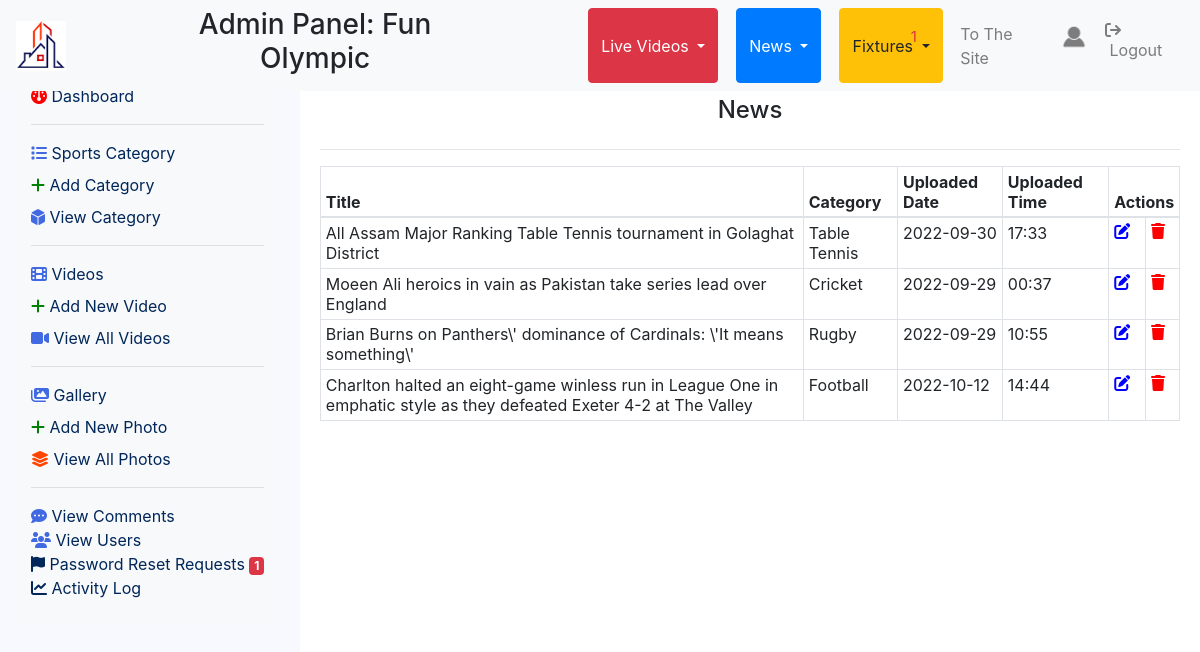
The page /admin/view_news.php (signed in) on the database its author committed.
### tables this page shows
CREATE TABLE `users` (
  `uid` int(11) NOT NULL,
  `fullname` varchar(255) NOT NULL,
  `phone` varchar(255) NOT NULL,
  `nationality` varchar(255) NOT NULL,
  `email` varchar(255) NOT NULL,
  `profile_image` varchar(255) NOT NULL,
  `username` varchar(255) NOT NULL,
  `password` varchar(255) NOT NULL,
  `status` varchar(255) NOT NULL,
  `registered_date` varchar(255) NOT NULL,
  `is_admin` int(11) NOT NULL,
  `last_login` varchar(255) NOT NULL
);

CREATE TABLE `news` (
  `nid` int(11) NOT NULL,
  `news_title` varchar(255) NOT NULL,
  `news_description` varchar(255) NOT NULL,
  `news_thumbnail` varchar(255) NOT NULL,
  `news_category` varchar(255) NOT NULL,
  `uploaded_date` varchar(255) NOT NULL,
  `uploaded_time` varchar(255) NOT NULL
);

### admin/functions.php (called while the page is built, shortened)
<?php include "../db.php"?>
<?php
function recordCount($table){
    global $connection;
    $query = "SELECT * FROM " . $table;
    $select_from_table = mysqli_query($connection, $query);
    $result = mysqli_num_rows($select_from_table);
    return $result;
}
?>

### admin/view_news.php (the view, shortened to what this page needs)
<?php include "admin_header.php" ?>
<div class="col-md-3" id="sidebar">
    <?php include "sidebar.php"?>
</div>
<div class="col-md-9" id="main-container">
    <h4 class="text-center">News</h4>
        <?php
        if(recordCount('news')==0){
            echo"<h5 class='text-danger'>No news</h5>";
        }
        else{
        echo "<div class='row'>
                <div class='col-md-12'>
                    <div class='table-responsive'>
                        <table class='table table-bordered table-sm'>
                            <hr>
                            <thead>
                                <tr>
                                    <th>Title</th>
                                    <th>Category</th>
                                    <th>Uploaded Date</th>
                                    <th>Uploaded Time</th>
                                    <th colspan='3'>Actions</th>
                                </tr>
                            </thead>
                            <tbody>";
                            $query = 'SELECT * FROM news';
                            $select_news = mysqli_query($connection, $query);
                            while($row = mysqli_fetch_assoc($select_news)) {
                                $nid                = $row['nid'];
                                $news_title     = $row['news_title'];
                                $news_category     = $row['news_category'];
                                $uploaded_date     = $row['uploaded_date'];
                                $uploaded_time     = $row['uploaded_time'];
                                echo "<tr>
                            <td>$news_title</td>
                            <td>$news_category</td>
                            <td>$uploaded_date</td>
                            <td>$uploaded_time</td>
                            <td><a href='edit_news.php?edit=$nid&title=$news_title' style='color:blue' data-toggle='tooltip' data-placement='bottom' title='edit'><i class='fa-solid fa-pen-to-square'></i></a></td>
                            <td><a href='view_news.php?delete=$nid&title=$news_title'  style='color:Red' onClick=\"javascript: return confirm('Are you sure you want to delete?'); \" data-toggle='tooltip' data-placement='bottom' title='delete'><i class='fa-solid fa-trash'></i></a></td>
                            </tr>";
                            }
                            echo "</tbody>
                        </table>
                    </div>
                </div>
            </div>";
        }?>
</div>
<?php include "admin_footer.php" ?>

### admin/admin_header.php (shortened to what this page needs)
<?php include "functions.php" ?>
<?php
$username = $_SESSION['username'];
?>
<!DOCTYPE html>
<html lang="en">
<head>
    <link rel="stylesheet" href="https://stackpath.bootstrapcdn.com/bootstrap/4.5.0/css/bootstrap.min.css">
    <link rel="stylesheet" href="https://maxcdn.bootstrapcdn.com/font-awesome/4.7.0/css/font-awesome.min.css">
    <link rel="stylesheet" href="css/style.css">
</head>
<body>
    <div class="container-fluid">
        <nav class="navbar navbar-expand-md fixed-top navbar-light bg-light">
            <a class="navbar-brand" href="../admin/"><img src="../images/logo.png" height="50" width="50" alt=""></a>
            <div class="collapse navbar-collapse" id="navbarNav">
                <ul class="navbar-nav mr-auto">
                    <h3 class="text-center">Admin Panel: Fun Olympic</h3>
                    <div class="btn-group">
                        <button type="button" class="btn btn-danger dropdown-toggle" data-toggle="dropdown"
                            aria-haspopup="true" aria-expanded="false">
                            Live Videos
                        </button>
                    </div>
                    <div class="btn-group">
                        <button type="button" class="btn btn-primary dropdown-toggle" data-toggle="dropdown"
                            aria-haspopup="true" aria-expanded="false">
                            News
                        </button>
                    </div>
                    <div class="btn-group">
                        <button type="button" class="btn btn-warning dropdown-toggle" data-toggle="dropdown"
                            aria-haspopup="true" aria-expanded="false">
                            Fixtures
                        </button>
                    </div>
                </ul>
                <ul class="navbar-nav">
                <li class="nav-item">
                        <a href="view_emails.php" class="nav-link text-danger" style="font-size:25px" data-toggle="tooltip" title="Emails"><i class="fa-solid fa-bell"></i>
                        <sup><small>
                            <?php
                        $query = "SELECT * FROM emails WHERE status='unread'";
                        $select_from_table = mysqli_query($connection, $query);
                        echo mysqli_num_rows($select_from_table);
                        ?>
                        </small></sup>
                        </a>
                    </li>
                    <li class="nav-item">
                        <a href="../home.php" class="nav-link" target="_blank">To The Site</a>
                    </li>
                    <li class="nav-item">
                        <a class="nav-link" href="profile.php">
                        <?php
                            $query = "SELECT * FROM users WHERE username = '$username'";
                            $select_user = mysqli_query($connection, $query);
                            while($row = mysqli_fetch_assoc($select_user)) {
                                $profile_image = $row['profile_image'];
                            ?>
                            <img
                                src="../images/<?php echo $profile_image ?>"
                                height="30" width="30" alt="" style="border-radius:50%"
                                ><?php } ?>
                            </a>
                    </li>
                    <li class="nav-item">
                        <a class="nav-link" href="../logout.php"><i
                                class="fa-solid fa-arrow-right-from-bracket"></i>&nbsp;Logout</a>
                    </li>
                </ul>
            </div>
        </nav>
        <div class="row">
        </div>
        <div class="row">

### admin/css/style.css (style rules this page uses)
html { height: 100%; }
#main-container { margin-top: 60px; position: fixed; left:25%; height: 90%; overflow-y: auto; padding: 20px; }
#sidebar { padding-top:60px; background-color: ghostwhite; position: fixed; left:0; height: 100%; overflow-y: auto; }

### admin/css/sidebar.css (style rules this page uses)
ul { margin-left:-40px; }
ul li { list-style: none; color:#01265a; }
ul li a { color: #01265a; }

### rows shown on the page
users: profile_image (placeholder picture)
news: news_title "All Assam Major Ranking Table Tennis tournament in Golaghat District", news_category "Table Tennis", uploaded_date "2022-09-30", uploaded_time "17:33"
news: news_title "Moeen Ali heroics in vain as Pakistan take series lead over England", news_category "Cricket", uploaded_date "2022-09-29", uploaded_time "00:37"
news: news_title "Brian Burns on Panthers\\' dominance of Cardinals: \\'It means something\\'", news_category "Rugby", uploaded_date "2022-09-29", uploaded_time "10:55"
news: news_title "Charlton halted an eight-game winless run in League One in emphatic style as they defeated Exeter 4-2 at The Valley", news_category "Football", uploaded_date "2022-10-12", uploaded_time "14:44"

### other values the page prints
mysqli_num_rows($select_from_table) "1"
pending_password_reset_count() "1"
